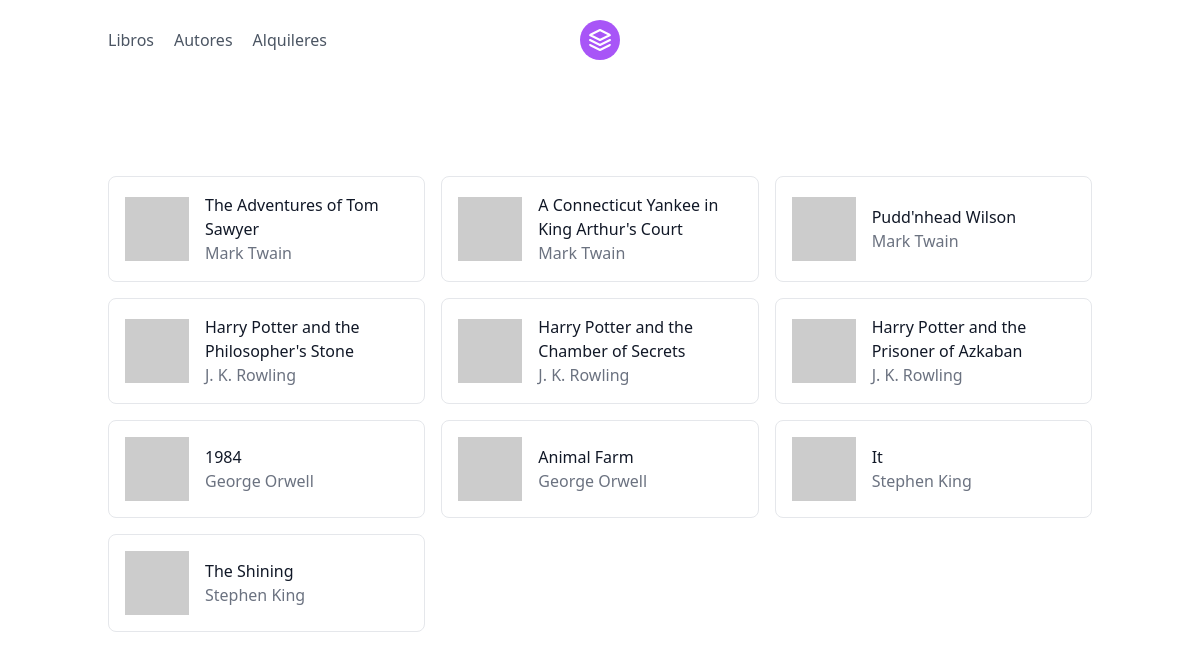
The page /books/ on the database its author committed.
### multitenant/library/models.py (models this page shows)
class Book(models.Model):
    title = models.CharField(max_length=255)
    desc = models.TextField()
    created_at = models.DateTimeField(auto_now_add=True)
    updated_at = models.DateTimeField(auto_now=True)
    __str__ = lambda self: f"Book: {self.title}"

class Author(models.Model):
    name = models.CharField(max_length=255)
    notes = models.TextField()
    books = models.ManyToManyField(Book, related_name="authors")
    created_at = models.DateTimeField(auto_now_add=True)
    updated_at = models.DateTimeField(auto_now=True)
    get_name = lambda self: self.name
    __str__ = lambda self: f"Author: {self.name}"

### multitenant/library/views.py (the view)
# urls.py: path("books/", views.books, name="books"),
def books(request):
    books = Book.objects.prefetch_related("authors")
    return render(request, "books.html", context={"books": books})

### multitenant/library/templates/books.html (shortened to what this page needs)
{% extends "base.html" %}
{% block content %}
<div class="container mx-auto flex px-5 py-24 md:flex-row flex-col items-center">
  <div class="flex flex-wrap -m-2">
    {% for b in books%}
    <div class="p-2 lg:w-1/3 md:w-1/2 w-full">
      <div class="h-full flex items-center border-gray-200 border p-4 rounded-lg">
        <img alt="team" class="w-16 h-16 bg-gray-100 object-cover object-center flex-shrink-0 mr-4" src="https://dummyimage.com/80x80">
        <div class="flex-grow">
          <h2 class="text-gray-900 title-font font-medium">{{ b.title }}</h2>
          <p class="text-gray-500">
            {% for author in b.authors.all %}
              {{ author.name }}{% if not forloop.last %}, {% endif %}
            {% endfor %}
          </p>
        </div>
      </div>
    </div>
    {% endfor %}
  </div>
</div>
{% endblock %}

### multitenant/library/templates/base.html (shortened to what this page needs)
<!doctype html>
<html>
<head>
  <script src="https://cdn.tailwindcss.com"></script>
</head>
<body>
  <header class="text-gray-600 body-font">
    <div class="container mx-auto flex flex-wrap p-5 flex-col md:flex-row items-center">
      <nav class="flex lg:w-2/5 flex-wrap items-center text-base md:ml-auto">
        <a class="mr-5 hover:text-gray-900">Libros</a>
        <a class="mr-5 hover:text-gray-900">Autores</a>
        <a class="mr-5 hover:text-gray-900">Alquileres</a>
      </nav>
      <a class="flex order-first lg:order-none lg:w-1/5 title-font font-medium items-center text-gray-900 lg:items-center lg:justify-center mb-4 md:mb-0">
        <svg xmlns="http://www.w3.org/2000/svg" fill="none" stroke="currentColor" stroke-linecap="round" stroke-linejoin="round" stroke-width="2" class="w-10 h-10 text-white p-2 bg-purple-500 rounded-full" viewBox="0 0 24 24">
          <path d="M12 2L2 7l10 5 10-5-10-5zM2 17l10 5 10-5M2 12l10 5 10-5"></path>
        </svg>
      </a>
    </div>
  </header>
  {% block content %}{% endblock %}
</body>
</html>

### rows shown on the page
Book: title "The Adventures of Tom Sawyer"
Author: name "Mark Twain"
Book: title "A Connecticut Yankee in King Arthur's Court"
Book: title "Pudd'nhead Wilson"
Book: title "Harry Potter and the Philosopher's Stone"
Author: name "J. K. Rowling"
Book: title "Harry Potter and the Chamber of Secrets"
Book: title "Harry Potter and the Prisoner of Azkaban"
Book: title "1984"
Author: name "George Orwell"
Book: title "Animal Farm"
Book: title "It"
Author: name "Stephen King"
Book: title "The Shining"
